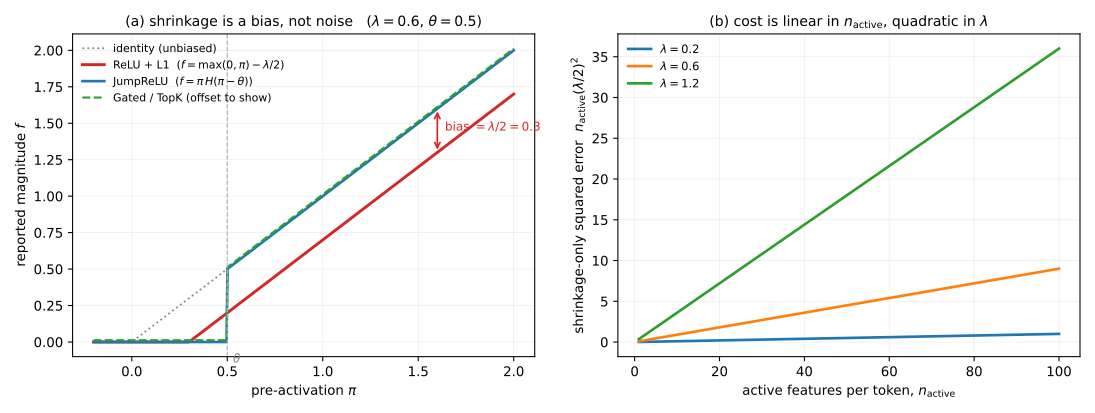

Write Python code to recreate this figure.
"""Appendix D: the L1 shrinkage bias, and what each SAE variant does about it.

Two panels. Fully deterministic -- closed forms only, no rng at all.

THE PROBLEM (derived in appendix D.1). A sparse autoencoder reconstructs an
activation x from a sparse code f and a decoder dictionary, trained on

    L = || x - xhat ||^2  +  lambda * || f ||_1

The L1 term is doing two jobs at once: it decides WHICH features fire, and it is
subtracted from HOW MUCH they fire. The second job is unwanted. Isolate one
feature with true coefficient a and unit decoder direction; the per-feature
problem is

    min_{f >= 0}  (a - f)^2 + lambda * f
    d/df = -2(a - f) + lambda = 0   =>   f* = a - lambda/2      (for a > lambda/2)
                                          f* = 0                (otherwise)

so the recovered magnitude is SOFT-THRESHOLDED: every active feature is reported
lambda/2 too small, no matter how large it truly is. That is the shrinkage bias.
It is a *bias*, not noise -- it does not average away over features or over data,
and it is exactly why a plain ReLU SAE systematically under-reconstructs.

(left) The four activation rules as maps from pre-activation to reported
magnitude, at lambda = 0.6 (so the shrinkage is 0.3) and threshold theta = 0.5:
  ReLU + L1   f = max(0, pi) - lambda/2   -- fires early, always reports low
  JumpReLU    f = pi * H(pi - theta)      -- fires late, reports exactly
  TopK        f = pi if pi in top-k       -- no penalty term at all
  Gated       detection and magnitude are separate paths, so the L1 lands on the
              gate only; above threshold the magnitude path is unbiased
The gap between the ReLU line and the identity is the bias; the JumpReLU, TopK
and Gated lines lie ON the identity above their thresholds, which is the whole
point of those variants.

(right) The consequence for reconstruction, as a function of how many features
are active. With n_active features each shrunk by lambda/2, the squared
reconstruction error contributed by shrinkage alone is

    E_shrink = n_active * (lambda/2)^2

(the directions are near-orthogonal, so the per-feature errors add in quadrature)
which grows LINEARLY in the number of active features and QUADRATICALLY in
lambda. The three curves are lambda in {0.2, 0.6, 1.2}. This is the mechanism
behind the fidelity-sparsity frontier: pushing lambda up to buy sparsity pays for
it in reconstruction at a rate that is quadratic, not linear.

NOTHING HERE IS MEASURED FROM A MODEL. Both panels are properties of the
objective, and lambda / theta / k are the objective's own hyperparameters, chosen
here only to make the geometry legible. No trained SAE was run and none is
claimed; the survey cites measured frontier positions separately.

Outputs:
  appendix-d-sae-shrinkage.svg
  appendix-d-sae-shrinkage.json
"""
import json
import pathlib

import matplotlib
matplotlib.use("Agg")
import matplotlib.pyplot as plt
import numpy as np

HERE = pathlib.Path(__file__).resolve().parent
STEM = "appendix-d-sae-shrinkage"

LAMBDA = 0.6           # L1 coefficient -> shrinkage of LAMBDA/2 = 0.3
THETA = 0.5            # JumpReLU / Gated threshold
LAMBDAS_R = [0.2, 0.6, 1.2]

pi = np.linspace(-0.2, 2.0, 500)                 # pre-activation

relu_l1 = np.maximum(0.0, np.maximum(0.0, pi) - LAMBDA / 2.0)
jumprelu = np.where(pi > THETA, pi, 0.0)
topk = np.where(pi > THETA, pi, 0.0)             # same shape once selected; no penalty
gated = np.where(pi > THETA, pi, 0.0)            # magnitude path unpenalised

fig, (axL, axR) = plt.subplots(1, 2, figsize=(11.4, 4.3))

axL.plot(pi, np.maximum(pi, 0.0), color="0.55", ls=":", lw=1.4, label="identity (unbiased)")
axL.plot(pi, relu_l1, lw=2.2, color="#d62728", label=r"ReLU + L1  ($f=\max(0,\pi)-\lambda/2$)")
axL.plot(pi, jumprelu, lw=2.0, color="#1f77b4", label=r"JumpReLU  ($f=\pi\,H(\pi-\theta)$)")
axL.plot(pi, gated + 0.012, lw=1.6, color="#2ca02c", ls="--", label="Gated / TopK (offset to show)")
# the shrinkage gap
axL.annotate("", xy=(1.6, 1.6), xytext=(1.6, 1.6 - LAMBDA / 2),
             arrowprops=dict(arrowstyle="<->", color="#d62728", lw=1.3))
axL.text(1.64, 1.6 - LAMBDA / 4, rf"bias $=\lambda/2={LAMBDA/2:g}$", color="#d62728", fontsize=9)
axL.axvline(THETA, color="0.7", lw=.9, ls="--")
axL.text(THETA + .03, -0.14, r"$\theta$", color="0.5", fontsize=9)
axL.set_xlabel(r"pre-activation $\pi$")
axL.set_ylabel(r"reported magnitude $f$")
axL.set_title(rf"(a) shrinkage is a bias, not noise   ($\lambda={LAMBDA:g}$, $\theta={THETA:g}$)", fontsize=10.5)
axL.legend(fontsize=8.2, frameon=False, loc="upper left")
axL.grid(alpha=.25, lw=.5)

n_act = np.arange(1, 101)
for lam in LAMBDAS_R:
    axR.plot(n_act, n_act * (lam / 2.0) ** 2, lw=2.0, label=rf"$\lambda={lam:g}$")
axR.set_xlabel("active features per token, $n_{\\mathrm{active}}$")
axR.set_ylabel(r"shrinkage-only squared error  $n_{\mathrm{active}}(\lambda/2)^2$")
axR.set_title(r"(b) cost is linear in $n_{\mathrm{active}}$, quadratic in $\lambda$", fontsize=10.5)
axR.legend(fontsize=8.6, frameon=False)
axR.grid(alpha=.25, lw=.5)

fig.tight_layout()
fig.savefig(HERE / f"{STEM}.svg")

data = {
    "constants": {"lambda_panel_a": LAMBDA, "theta": THETA,
                  "lambdas_panel_b": LAMBDAS_R, "deterministic": True, "rng_used": False},
    "closed_forms": {
        "soft_threshold_solution": "f* = a - lambda/2 for a > lambda/2, else 0",
        "shrinkage_bias": "lambda/2, independent of the true magnitude a",
        "shrinkage_only_error": "E_shrink = n_active * (lambda/2)^2",
    },
    "bias_at_lambda": {f"lambda={lam:g}": lam / 2.0 for lam in LAMBDAS_R + [LAMBDA]},
    "shrinkage_error_at_n_active_32": {
        f"lambda={lam:g}": round(32 * (lam / 2.0) ** 2, 4) for lam in LAMBDAS_R
    },
    "variant_behaviour_above_threshold": {
        "ReLU+L1": "biased low by lambda/2 at every magnitude",
        "JumpReLU": "unbiased; threshold is non-differentiable, trained with a straight-through estimator",
        "TopK": "unbiased; no penalty term, sparsity imposed by selection",
        "Gated": "unbiased; L1 applies to the detection path only",
    },
}
(HERE / f"{STEM}.json").write_text(json.dumps(data, indent=1) + "\n", encoding="utf-8")

print(f"wrote {STEM}.svg / .json")
print(f"  shrinkage bias at lambda={LAMBDA:g}: {LAMBDA/2:g}")
for lam in LAMBDAS_R:
    print(f"  shrinkage-only error at n_active=32, lambda={lam:g}: {32*(lam/2)**2:.4f}")
